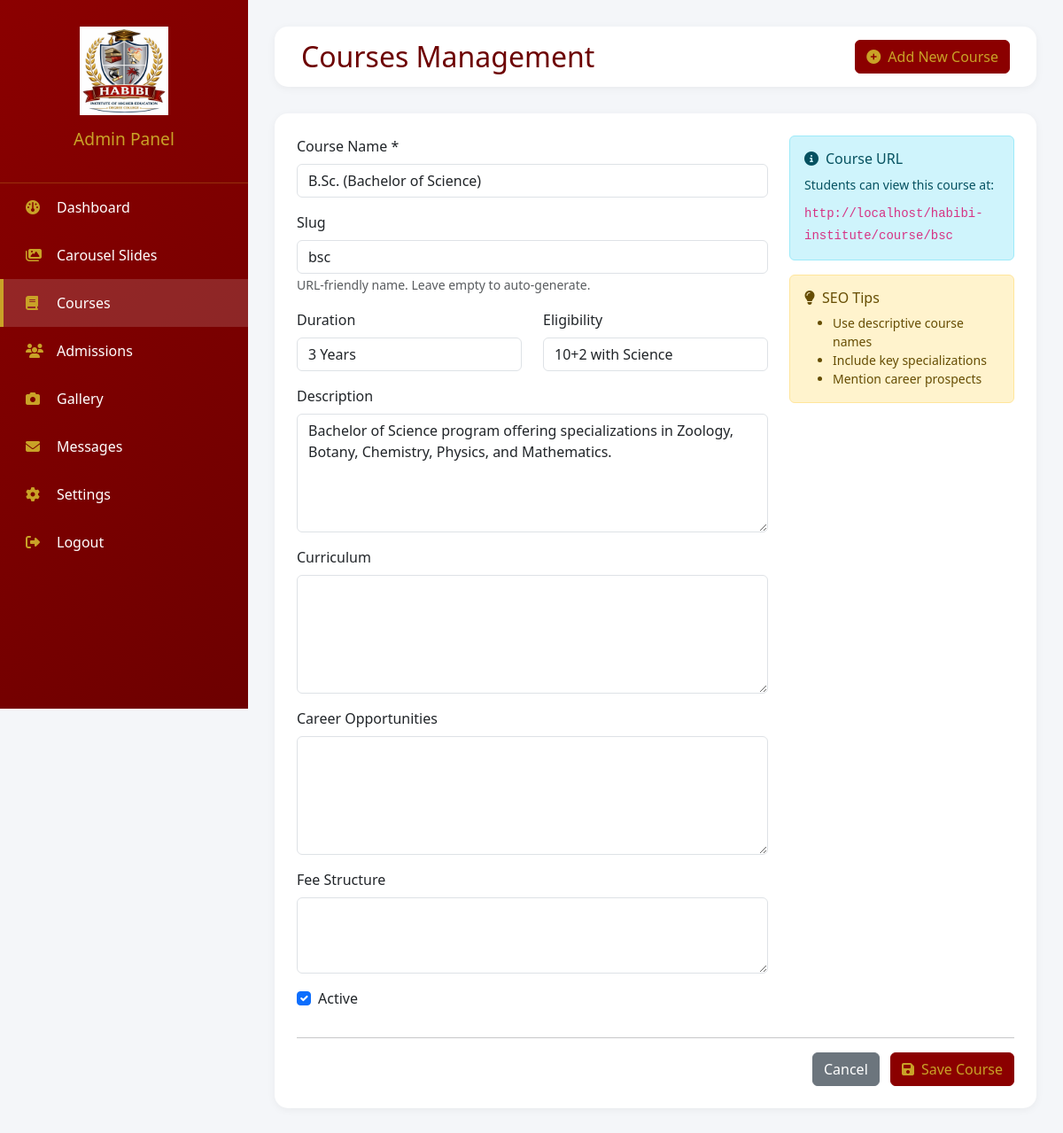
The page /admin/courses.php?action=edit&id=2 (signed in) on the database its author committed.
### tables this page shows
CREATE TABLE `courses` (
  `id` int(11) NOT NULL,
  `name` varchar(100) NOT NULL,
  `slug` varchar(100) NOT NULL,
  `duration` varchar(50) DEFAULT NULL,
  `eligibility` text DEFAULT NULL,
  `description` text DEFAULT NULL,
  `curriculum` text DEFAULT NULL,
  `career_opportunities` text DEFAULT NULL,
  `fee_structure` text DEFAULT NULL,
  `image_path` varchar(255) DEFAULT NULL,
  `status` tinyint(4) DEFAULT 1,
  `created_at` timestamp NOT NULL DEFAULT current_timestamp()
);

### admin/courses.php (the view, shortened to what this page needs)
<?php
require_once '../includes/config.php';
$action = isset($_GET['action']) ? $_GET['action'] : 'list';
$id = isset($_GET['id']) ? (int)$_GET['id'] : 0;
$course = null;
if(($action == 'edit' || $action == 'add') && $id > 0) {
    $stmt = $pdo->prepare("SELECT * FROM courses WHERE id = ?");
    $stmt->execute([$id]);
    $course = $stmt->fetch();
}
$courses = $pdo->query("SELECT * FROM courses ORDER BY name ASC")->fetchAll();
?>
<!DOCTYPE html>
<html lang="en">
<head>
    <link href="https://cdn.jsdelivr.net/npm/bootstrap@5.3.0/dist/css/bootstrap.min.css" rel="stylesheet">
    <link rel="stylesheet" href="https://cdnjs.cloudflare.com/ajax/libs/font-awesome/6.4.0/css/all.min.css">
    <link href="https://cdn.jsdelivr.net/npm/summernote@0.8.18/dist/summernote.min.css" rel="stylesheet">
</head>
<body>
    <div class="wrapper">
        <div class="sidebar">
            <div class="sidebar-header">
                <img src="../assets/img/logo.png" alt="Habibi Institute" onerror="this.src='https://via.placeholder.com/100x100/8B0000/FFFFFF?text=HABIBI'">
                <h3>Admin Panel</h3>
            </div>
            <div class="sidebar-menu">
                <a href="dashboard.php"><i class="fas fa-dashboard"></i> Dashboard</a>
                <a href="carousel.php"><i class="fas fa-images"></i> Carousel Slides</a>
                <a href="courses.php" class="active"><i class="fas fa-book"></i> Courses</a>
                <a href="admissions.php"><i class="fas fa-users"></i> Admissions</a>
                <a href="gallery.php"><i class="fas fa-camera"></i> Gallery</a>
                <a href="messages.php"><i class="fas fa-envelope"></i> Messages</a>
                <a href="settings.php"><i class="fas fa-cog"></i> Settings</a>
                <a href="logout.php"><i class="fas fa-sign-out-alt"></i> Logout</a>
            </div>
        </div>
        <div class="main-content">
            <div class="top-nav">
                <div class="page-title">
                    <h2>Courses Management</h2>
                </div>
                <div>
                    <a href="?action=add" class="btn btn-primary">
                        <i class="fas fa-plus-circle me-2"></i>Add New Course
                    </a>
                </div>
            </div>
            <div class="content-card">
                <?php if($action == 'list'): ?>
                    <div class="table-responsive">
                        <table class="table table-hover">
                            <thead>
                                <tr>
                                    <th>ID</th>
                                    <th>Course Name</th>
                                    <th>Duration</th>
                                    <th>Slug</th>
                                    <th>Status</th>
                                    <th>Actions</th>
                                </tr>
                            </thead>
                            <tbody>
                                <?php foreach($courses as $course): ?>
                                <tr>
                                    <td>#<?php echo $course['id']; ?></td>
                                    <td><?php echo htmlspecialchars($course['name']); ?></td>
                                    <td><?php echo htmlspecialchars($course['duration'] ?: 'N/A'); ?></td>
                                    <td><code><?php echo htmlspecialchars($course['slug']); ?></code></td>
                                    <td>
                                        <span class="status-badge <?php echo $course['status'] ? 'status-active' : 'status-inactive'; ?>">
                                            <?php echo $course['status'] ? 'Active' : 'Inactive'; ?>
                                        </span>
                                    </td>
                                    <td>
                                        <div class="action-btns">
                                            <a href="?action=toggle&id=<?php echo $course['id']; ?>" class="btn btn-sm btn-warning" title="Toggle Status">
                                                <i class="fas fa-sync-alt"></i>
                                            </a>
                                            <a href="?action=edit&id=<?php echo $course['id']; ?>" class="btn btn-sm btn-primary">
                                                <i class="fas fa-edit"></i>
                                            </a>
                                            <a href="?action=delete&id=<?php echo $course['id']; ?>" class="btn btn-sm btn-danger" onclick="return confirm('Are you sure you want to delete this course?')">
                                                <i class="fas fa-trash"></i>
                                            </a>
                                        </div>
                                    </td>
                                </tr>
                                <?php endforeach; ?>
                                <?php if(empty($courses)): ?>
                                <tr>
                                    <td colspan="6" class="text-center py-4">
                                        <i class="fas fa-book fa-3x mb-3" style="color: #ccc;"></i>
                                        <p>No courses found. Click "Add New Course" to create your first course.</p>
                                    </td>
                                </tr>
                                <?php endif; ?>
                            </tbody>
                        </table>
                    </div>
                <?php else: ?>
                    <form method="POST">
                        <div class="row">
                            <div class="col-md-8">
                                <div class="mb-3">
                                    <label class="form-label">Course Name *</label>
                                    <input type="text" name="name" class="form-control" value="<?php echo htmlspecialchars($course['name'] ?? ''); ?>" required>
                                </div>
                                <div class="mb-3">
                                    <label class="form-label">Slug</label>
                                    <input type="text" name="slug" class="form-control" value="<?php echo htmlspecialchars($course['slug'] ?? ''); ?>">
                                    <small class="text-muted">URL-friendly name. Leave empty to auto-generate.</small>
                                </div>
                                <div class="row">
                                    <div class="col-md-6">
                                        <div class="mb-3">
                                            <label class="form-label">Duration</label>
                                            <input type="text" name="duration" class="form-control" value="<?php echo htmlspecialchars($course['duration'] ?? ''); ?>" placeholder="e.g., 3 Years">
                                        </div>
                                    </div>
                                    <div class="col-md-6">
                                        <div class="mb-3">
                                            <label class="form-label">Eligibility</label>
                                            <input type="text" name="eligibility" class="form-control" value="<?php echo htmlspecialchars($course['eligibility'] ?? ''); ?>" placeholder="e.g., 10+2 with Science">
                                        </div>
                                    </div>
                                </div>
                                <div class="mb-3">
                                    <label class="form-label">Description</label>
                                    <textarea name="description" class="form-control summernote" rows="5"><?php echo htmlspecialchars($course['description'] ?? ''); ?></textarea>
                                </div>
                                <div class="mb-3">
                                    <label class="form-label">Curriculum</label>
                                    <textarea name="curriculum" class="form-control summernote" rows="5"><?php echo htmlspecialchars($course['curriculum'] ?? ''); ?></textarea>
                                </div>
                                <div class="mb-3">
                                    <label class="form-label">Career Opportunities</label>
                                    <textarea name="career_opportunities" class="form-control summernote" rows="5"><?php echo htmlspecialchars($course['career_opportunities'] ?? ''); ?></textarea>
                                </div>
                                <div class="mb-3">
                                    <label class="form-label">Fee Structure</label>
                                    <textarea name="fee_structure" class="form-control summernote" rows="3"><?php echo htmlspecialchars($course['fee_structure'] ?? ''); ?></textarea>
                                </div>
                                <div class="mb-3">
                                    <div class="form-check">
                                        <input class="form-check-input" type="checkbox" name="status" id="status" <?php echo (!isset($course['status']) || $course['status']) ? 'checked' : ''; ?>>
                                        <label class="form-check-label" for="status">
                                            Active
                                        </label>
                                    </div>
                                </div>
                            </div>
                            <div class="col-md-4">
                                <div class="alert alert-info">
                                    <h6><i class="fas fa-info-circle me-2"></i>Course URL</h6>
                                    <p class="small mb-2">Students can view this course at:</p>
                                    <code><?php echo BASE_URL; ?>course/<?php echo $course['slug'] ?? 'course-slug'; ?></code>
                                </div>
                                <div class="alert alert-warning">
                                    <h6><i class="fas fa-lightbulb me-2"></i>SEO Tips</h6>
                                    <ul class="small mb-0">
                                        <li>Use descriptive course names</li>
                                        <li>Include key specializations</li>
                                        <li>Mention career prospects</li>
                                    </ul>
                                </div>
                            </div>
                        </div>
                        <hr>
                        <div class="text-end">
                            <a href="?action=list" class="btn btn-secondary me-2">Cancel</a>
                            <button type="submit" name="save_course" class="btn btn-primary">
                                <i class="fas fa-save me-2"></i>Save Course
                            </button>
                        </div>
                    </form>
                <?php endif; ?>
            </div>
        </div>
    </div>
</body>
</html>

### admin/courses.php (style rules this page uses)
* { margin: 0; padding: 0; box-sizing: border-box; }
body { background: #f4f6f9; font-family: 'Segoe UI', Tahoma, Geneva, Verdana, sans-serif; }
.wrapper { display: flex; }
.sidebar { width: 280px; background: linear-gradient(135deg, #8B0000, #6D0000); min-height: 100vh; position: fixed; left: 0; top: 0; z-index: 1000; overflow-y: auto; }
.sidebar-header { padding: 30px 20px; text-align: center; border-bottom: 1px solid rgba(201, 162, 39, 0.3); }
.sidebar-header img { width: 100px; margin-bottom: 15px; }
.sidebar-header h3 { color: #C9A227; font-size: 1.2rem; }
.sidebar-menu a { display: flex; align-items: center; padding: 15px 25px; color: #fff; text-decoration: none; transition: all 0.3s; border-left: 4px solid transparent; }
.sidebar-menu a i { width: 25px; margin-right: 10px; color: #C9A227; }
.sidebar-menu a.active { background: rgba(255,255,255,0.15); border-left-color: #C9A227; }
.main-content { flex: 1; margin-left: 280px; padding: 30px; }
.top-nav { background: white; padding: 15px 30px; border-radius: 15px; box-shadow: 0 2px 10px rgba(0,0,0,0.05); margin-bottom: 30px; display: flex; justify-content: space-between; align-items: center; }
.page-title h2 { color: #6D0000; margin: 0; }
.content-card { background: white; border-radius: 15px; padding: 25px; box-shadow: 0 2px 10px rgba(0,0,0,0.05); }
.btn-primary { background: #8B0000; border-color: #8B0000; color: #C9A227; }

### rows shown on the page
courses: name "B.Sc. (Bachelor of Science)", slug "bsc", duration "3 Years", eligibility "10+2 with Science", description "Bachelor of Science program offering specializations in Zoology, Botany, Chemistry, Physics, and Mathematics.", status "☑"

### other values the page prints
BASE_URL "http://localhost/habibi-institute/"
